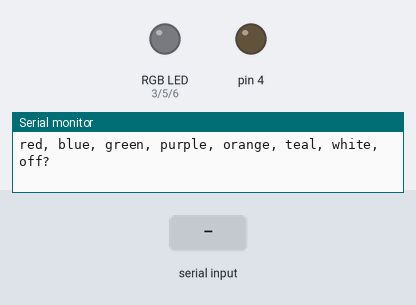
A sketch run on a simulated Arduino Uno, built with avr-gcc and run on an emulated ATmega328P. On the bench: an RGB LED mixed from three pins (HIGH = lit), output pins drawn as LEDs (lit = HIGH), the last lines printed to the serial monitor. Inputs (shaded band) come from the test bench.

Above: at 1.2 s.
1.3 s: "red" received over Serial
At 2.8 s:
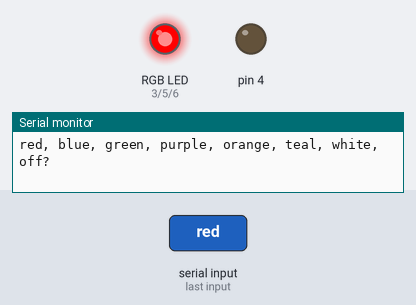
3.8 s: "blue" received over Serial
At 5.9 s:
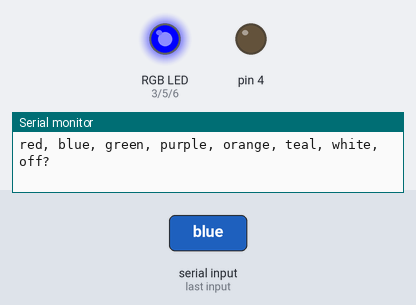
6.3 s: "purple" received over Serial
At 7.9 s:
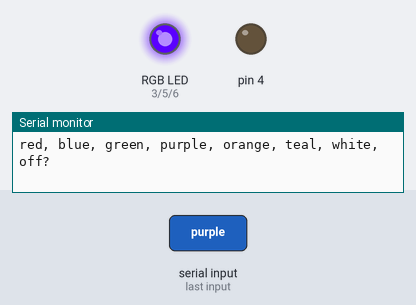
8.8 s: "orange" received over Serial
At 11.0 s:
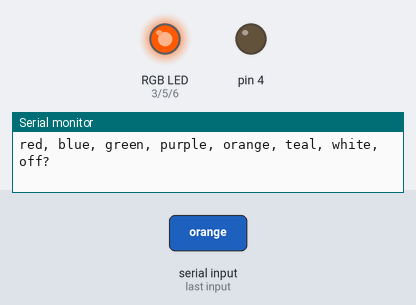
11.3 s: "green" received over Serial
At 12.8 s:
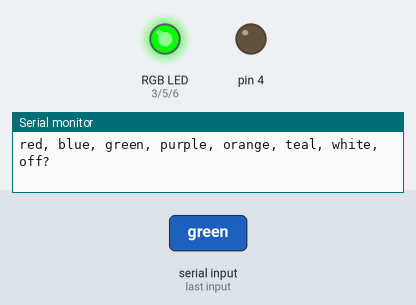
13.8 s: "teal" received over Serial
At 15.9 s:
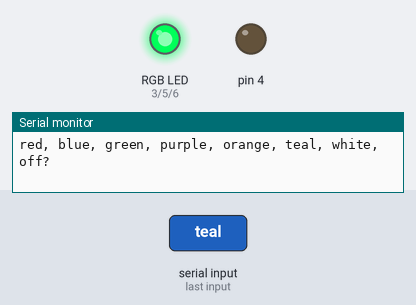
Timing chart, 0 to 17.3 s (numbered marks = the images above; inputs shaded):
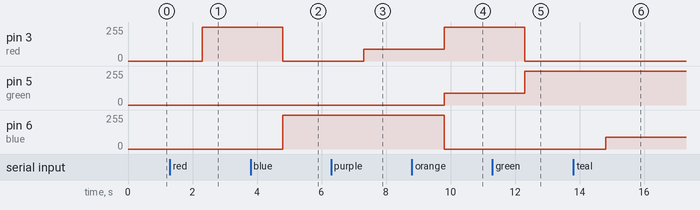

Measured:
- after the input at 1.3 s, pin 3 (red): 0/255 → 255/255 after 1.0 s
- after the input at 3.8 s, pin 3 (red): 255/255 → 0/255 after 1.0 s; pin 6 (blue): 0/255 → 255/255 after 1.0 s
- after the input at 6.3 s, pin 3 (red): 0/255 → 90/255 after 1.0 s
- after the input at 8.8 s, pin 3 (red): 90/255 → 255/255 after 1.0 s; pin 5 (green): 0/255 → 90/255 after 1.0 s; pin 6 (blue): 255/255 → 0/255 after 1.0 s
- after the input at 11.3 s, pin 3 (red): 255/255 → 0/255 after 1.0 s; pin 5 (green): 90/255 → 255/255 after 1.0 s
- after the input at 13.8 s, pin 6 (blue): 0/255 → 90/255 after 1.0 s

The sketch:

rgbAnalog.ino
```cpp
int red = 3;
int green = 5;
int blue = 6;
String chosenCol;
String msg = "red, blue, green, purple, orange, teal, white, off?";

void setup()
{
  Serial.begin(9600);
  pinMode(3, OUTPUT);
  pinMode(4, OUTPUT);
  pinMode(6, OUTPUT);
}

void loop()
{
  Serial.println(msg);

  while (Serial.available() == 0)
  {
  }

  chosenCol = Serial.readString();

  if (chosenCol == "red")
  {
    digitalWrite(red, HIGH);
    digitalWrite(green, LOW);
    digitalWrite(blue, LOW);
  }
  else if (chosenCol == "green")
  {
    digitalWrite(red, LOW);
    digitalWrite(green, HIGH);
    digitalWrite(blue, LOW);
  }
  else if (chosenCol == "blue")
  {
    digitalWrite(red, LOW);
    digitalWrite(green, LOW);
    digitalWrite(blue, HIGH);
  }
  else if (chosenCol == "purple")
  {
    analogWrite(red, 90);
    digitalWrite(green, LOW);
    digitalWrite(blue, HIGH);
  }
  else if (chosenCol == "orange")
  {
    digitalWrite(red, HIGH);
    analogWrite(green, 90);
    digitalWrite(blue, LOW);
  }
  else if (chosenCol == "teal")
  {
    digitalWrite(red, LOW);
    digitalWrite(green, HIGH);
    analogWrite(blue, 90);
  }
  else if (chosenCol == "white")
  {
    digitalWrite(red, HIGH);
    digitalWrite(green, HIGH);
    digitalWrite(blue, HIGH);
  }
  else if (chosenCol == "off")
  {
    digitalWrite(red, LOW);
    digitalWrite(green, LOW);
    digitalWrite(blue, LOW);
  }
}
```
